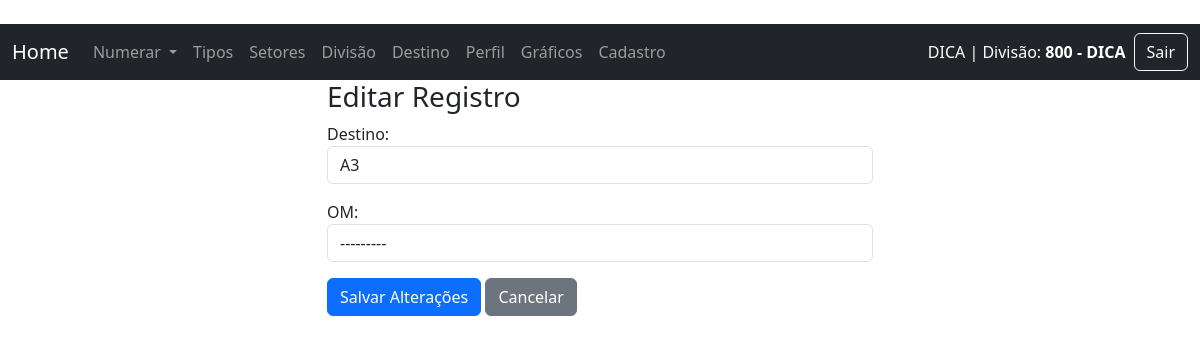
Page /editar_destino/1/ (signed in) on the earlier database version.
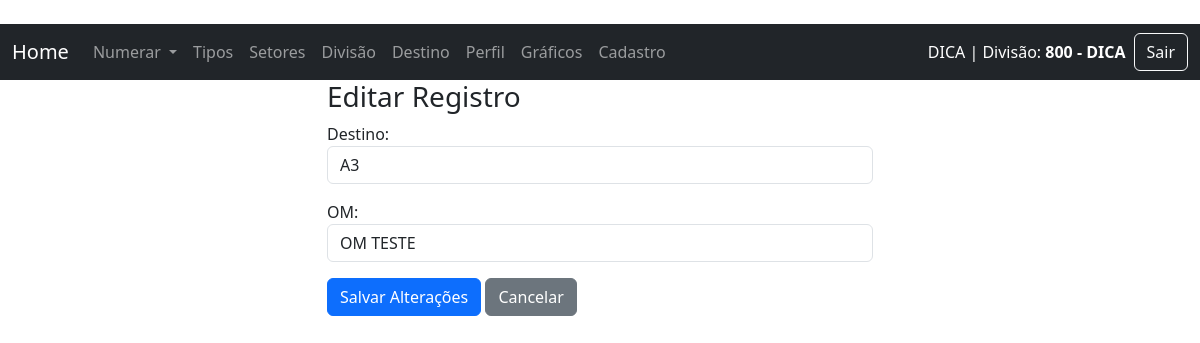
Same page on the later database version.
### sn/models.py (models this page shows, shortened)
class Destino(models.Model):
    destino = models.CharField(max_length=30, verbose_name="Destino")
    fk_om = models.ForeignKey(Om, on_delete=models.PROTECT, verbose_name="OM", null=True, blank=True)
    create_at = models.DateTimeField(auto_now_add=True)
    class Meta:
        verbose_name = 'Destino'
        verbose_name_plural = 'Destinos'
        ordering = ['destino']

### sn/views/views_destinos.py (the view)
# urls.py: path('editar_destino/<int:id>/', editar_destino, name='editar_destino'),
def editar_destino(request, id):
    destino = get_object_or_404(Destino, id=id)
    if request.method == 'POST':
        form = DestinoForm(request.POST, instance=destino)
        if form.is_valid():
            form.save()
            messages.success(request, 'Registro atualizado com sucesso.')
            return redirect('lista_destino')
    else:
        form = DestinoForm(instance=destino)
    context = {
        'form': form,
        'destino': destino
    }
    return render(request, 'sn/destino/editar_destino.html', context)

### sn/forms.py
class DestinoForm(forms.ModelForm):
    class Meta:
        model = Destino
        fields = ['destino', 'fk_om']
        widgets = {
            'destino': forms.TextInput(attrs={'class': 'form-control', 'placeholder': 'Destino do documento'}),
            'fk_om': forms.Select(attrs={'class': 'form-control select2'}),
        }

### sn/context_processors.py (called while the page is built)
def divisao_do_usuario(request):
    if request.user.is_authenticated:
        try:
            divisao = Divisao.objects.get(divisao=request.user.last_name)
            setor = Setor.objects.filter(fk_divisao=divisao).first()
            return {
                'divisao_nome': divisao.divisao,
                'setor_nome': setor.setor if setor else '---'
            }
        except Divisao.DoesNotExist:
            return {'divisao_nome': '---', 'setor_nome': '---'}
    return {}

### sn/models.py (called while the page is built)
    def __str__(self):
        return self.om

### templates/sn/destino/editar_destino.html (shortened to what this page needs)
{% extends 'base.html' %}
{% block content %}
<div class="container">
    <div class="row">
        <div class="col-md-6 offset-md-3">
            <h3>Editar Registro</h3>
            <form method="post">
                {{ form.as_p }}
                <button type="submit" class="btn btn-primary">Salvar Alterações</button>
                <a href="{% url 'lista_setor' %}" class="btn btn-secondary">Cancelar</a>
            </form>
        </div>
    </div>
</div>
{% endblock %}

Differences in the rows shown:
changed Destino: fk_om "---------" → "OM TESTE"
